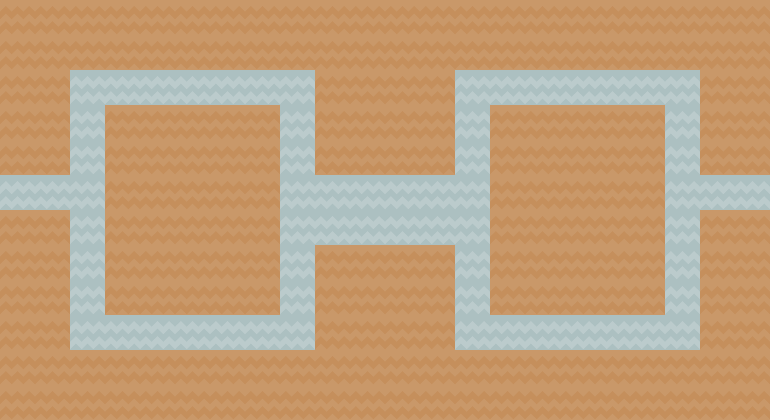

A 2D game scene composited from a Tiled map and its tileset images. What follows is a short description and the map's XML, with each tile layer's data collapsed to a summary:
An orthogonal 22x12 tile map with 35x35 px tiles, 2 tile layers (background, collision) and 23 objects.

<map version="1.0" orientation="orthogonal" renderorder="right-down" width="22" height="12" tilewidth="35" tileheight="35" nextobjectid="36">
 <tileset firstgid="1" name="tiles_spritesheet" tilewidth="35" tileheight="35" spacing="1" tilecount="156" columns="12">
  <image source="../tiles/tiles_spritesheet.png" width="457" height="468" />
 </tileset>
 <layer name="background" width="22" height="12">
  <data>[264 cells, 213 non-empty, 2 distinct tile ids]</data>
 </layer>
 <layer name="collision" width="22" height="12">
  <properties>
   <property name="collision" value="true" />
  </properties>
  <data>[264 cells, 189 non-empty, 1 distinct tile ids]</data>
 </layer>
 <objectgroup name="objects">
  <object id="10" gid="105" x="385" y="140" width="35" height="35" />
  <object id="11" gid="105" x="350" y="315" width="35" height="35" />
  <object id="12" gid="106" x="630" y="210" width="35" height="35" />
  <object id="13" gid="105" x="245" y="210" width="35" height="35" />
  <object id="15" gid="105" x="245" y="245" width="35" height="35" />
  <object id="16" gid="105" x="525" y="280" width="35" height="35" />
  <object id="17" gid="108" x="35" y="210" width="35" height="35" />
  <object id="18" gid="63" x="35" y="35" width="35" height="35" />
  <object id="20" gid="63" x="350" y="70" width="35" height="35" />
  <object id="22" gid="64" x="350" y="140" width="35" height="35" />
  <object id="23" gid="63" x="420" y="70" width="35" height="35" />
  <object id="24" gid="63" x="385" y="35" width="35" height="35" />
  <object id="25" gid="64" x="455" y="70" width="35" height="35" />
  <object id="26" gid="64" x="490" y="70" width="35" height="35" />
  <object id="27" gid="63" x="525" y="70" width="35" height="35" />
  <object id="28" gid="64" x="560" y="70" width="35" height="35" />
  <object id="29" gid="63" x="280" y="35" width="35" height="35" />
  <object id="30" gid="63" x="245" y="35" width="35" height="35" />
  <object id="31" gid="63" x="210" y="35" width="35" height="35" />
  <object id="32" gid="51" x="630" y="245" width="35" height="35" />
  <object id="33" gid="51" x="630" y="175" width="35" height="35" />
  <object id="34" gid="51" x="700" y="245" width="35" height="35" />
  <object id="35" gid="51" x="420" y="140" width="35" height="35" />
 </objectgroup>
</map>
